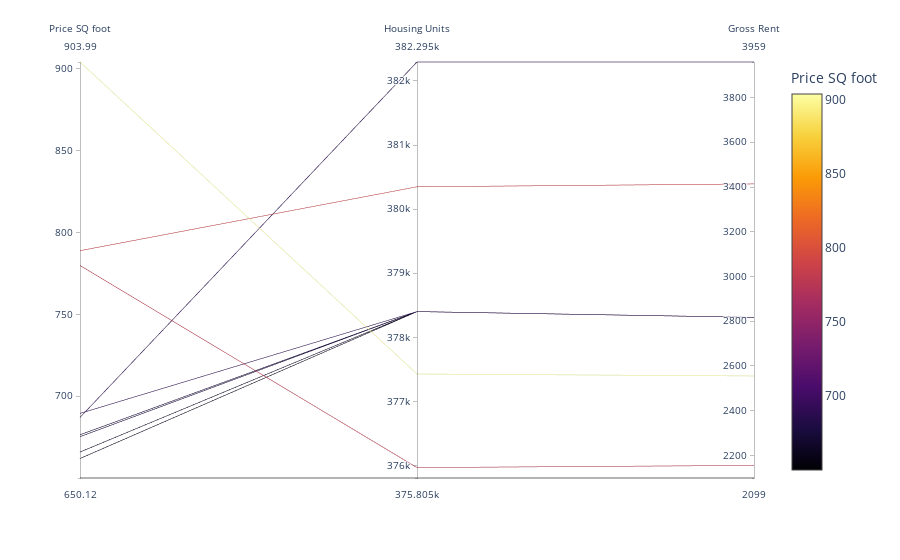

The notebook cell saved with this chart:
### Code cell
# Parallel Coordinates Plot
px.parallel_coordinates(
    avg_hood_price_ascending[:10],
    dimensions= ['sale_price_sqr_foot', 'housing_units', 'gross_rent'],
    color= 'sale_price_sqr_foot',
    color_continuous_scale= px.colors.sequential.Inferno,
    labels={"sale_price_sqr_foot": "Price SQ foot",
           "housing_units": "Housing Units",
           "gross_rent": "Gross Rent"},)

### Figure 1 — Plotly figure (JSON) as saved in the notebook; plotly's stock layout.template omitted (floating-point values rounded to 4 significant figures)
{"data": [{"dimensions": [{"label": "Price SQ foot", "values": [904.0, 788.8, 779.8, 689.6, 687.1, 676.5, 675.4, 666.0, 662.0, 650.1]}, {"label": "Housing Units", "values": [377400.0, 380348, 376000.0, 378401, 382295, 378401, 378401, 378401, 378401, 375805]}, {"label": "Gross Rent", "values": [2555.0, 3414, 2155.0, 2817.0, 3959, 2817.0, 2817.0, 2817.0, 2817.0, 2099]}], "domain": {"x": [0, 0.98], "y": [0, 1]}, "line": {"color": [904.0, 788.8, 779.8, 689.6, 687.1, 676.5, 675.4, 666.0, 662.0, 650.1], "coloraxis": "coloraxis"}, "name": "", "type": "parcoords"}], "layout": {"autosize": true, "coloraxis": {"colorbar": {"title": {"text": "Price SQ foot"}}, "colorscale": [[0, "#000004"], [0.1111, "#1b0c41"], [0.2222, "#4a0c6b"], [0.3333, "#781c6d"], [0.4444, "#a52c60"], [0.5556, "#cf4446"], [0.6667, "#ed6925"], [0.7778, "#fb9b06"], [0.8889, "#f7d13d"], [1, "#fcffa4"]]}, "legend": {"tracegroupgap": 0}, "margin": {"t": 60}}}
